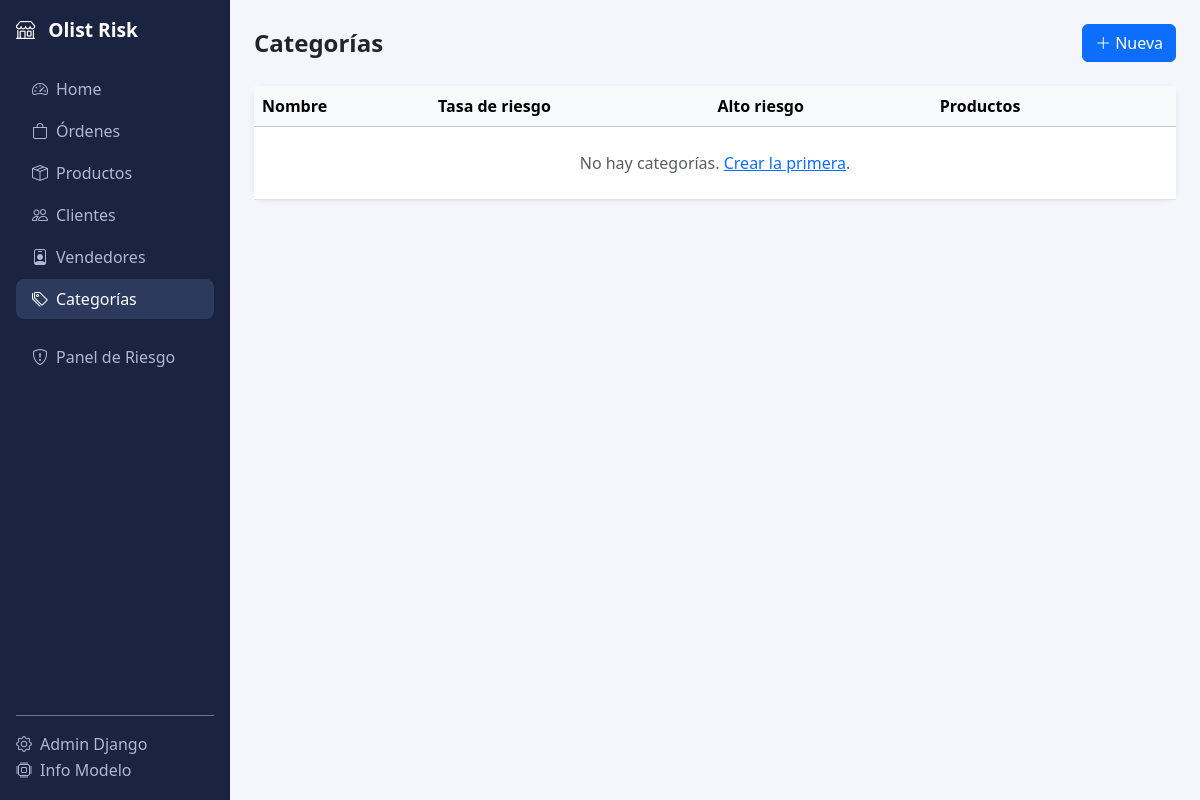
Page /categorias/ on the earlier database version.
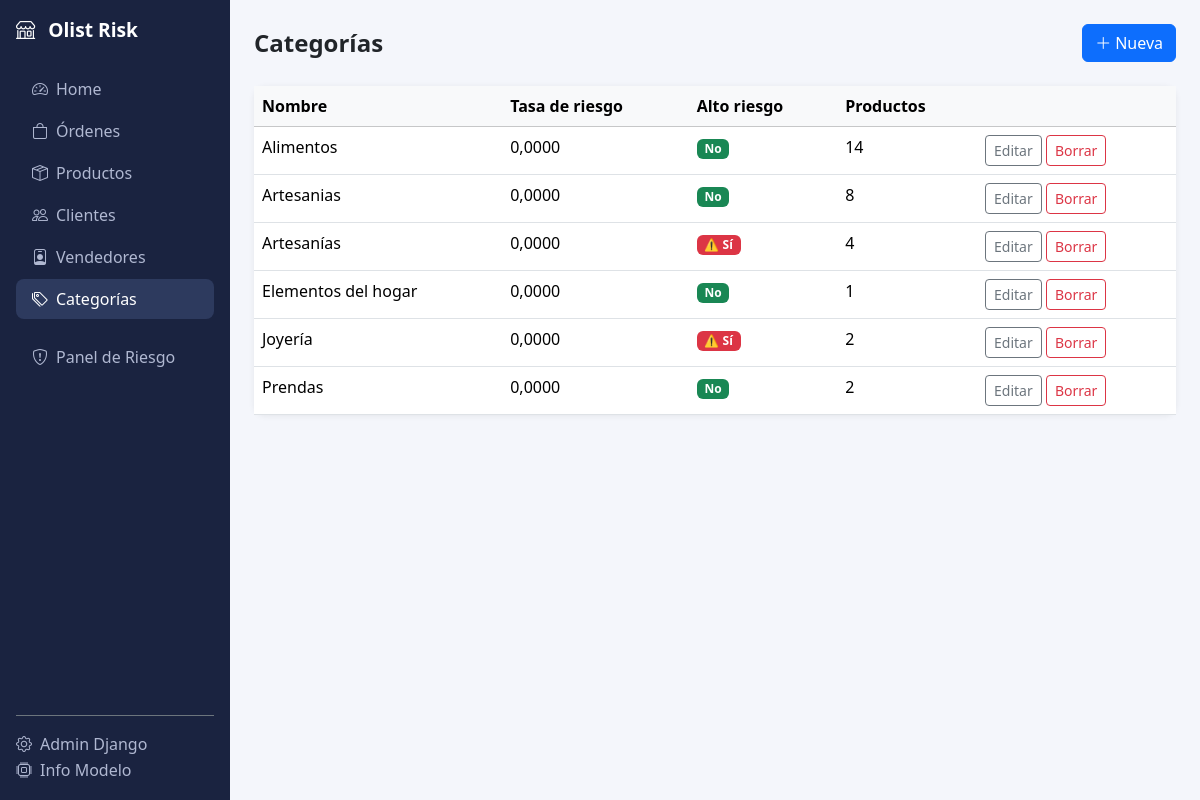
Same page on the later database version.
### marketplace/models.py (models this page shows, shortened)
class Category(models.Model):
    name         = models.CharField(max_length=120, unique=True, verbose_name="Nombre")
    risk_rate    = models.FloatField(default=0.0, help_text="Tasa histórica de riesgo (0-1)")
    is_high_risk = models.BooleanField(default=False)
    updated_at   = models.DateTimeField(auto_now=True)
    class Meta:
        verbose_name        = "Categoría"
        verbose_name_plural = "Categorías"
        ordering            = ["name"]

### marketplace/views.py (the view)
# urls.py: path("categorias/",                   views.category_list,       name="category_list"),
def category_list(request):
    categories = Category.objects.annotate(total_products=Count("products")).order_by("name")
    return render(request, "marketplace/category_list.html", {"categories": categories})

### marketplace/templates/marketplace/category_list.html (shortened to what this page needs)
{% extends "marketplace/base.html" %}
{% block content %}
<div class="d-flex justify-content-between align-items-center mb-4">
  <h4 class="fw-bold mb-0">Categorías</h4>
  <a href="{% url 'marketplace:category_create' %}" class="btn btn-primary">
    <i class="bi bi-plus-lg me-1"></i>Nueva
  </a>
</div>
<div class="card">
  <table class="table table-hover mb-0">
    <thead class="table-light">
      <tr><th>Nombre</th><th>Tasa de riesgo</th><th>Alto riesgo</th><th>Productos</th><th></th></tr>
    </thead>
    <tbody>
      {% for c in categories %}
      <tr>
        <td>{{ c.name }}</td>
        <td>{{ c.risk_rate|floatformat:4 }}</td>
        <td>{% if c.is_high_risk %}<span class="badge bg-danger">⚠️ Sí</span>{% else %}<span class="badge bg-success">No</span>{% endif %}</td>
        <td>{{ c.total_products }}</td>
        <td>
          <a href="{% url 'marketplace:category_edit' c.pk %}" class="btn btn-sm btn-outline-secondary">Editar</a>
          <a href="{% url 'marketplace:category_delete' c.pk %}" class="btn btn-sm btn-outline-danger">Borrar</a>
        </td>
      </tr>
      {% empty %}
      <tr><td colspan="5" class="text-center text-muted py-4">No hay categorías. <a href="{% url 'marketplace:category_create' %}">Crear la primera</a>.</td></tr>
      {% endfor %}
    </tbody>
  </table>
</div>
{% endblock %}

Differences in the rows shown:
added Category: name "Alimentos", risk_rate "0,0000", is_high_risk "No", total_products "14"
added Category: name "Artesanias", risk_rate "0,0000", is_high_risk "No", total_products "8"
added Category: name "Artesanías", risk_rate "0,0000", is_high_risk "⚠️ Sí", total_products "4"
added Category: name "Elementos del hogar", risk_rate "0,0000", is_high_risk "No", total_products "1"
added Category: name "Joyería", risk_rate "0,0000", is_high_risk "⚠️ Sí", total_products "2"
added Category: name "Prendas", risk_rate "0,0000", is_high_risk "No", total_products "2"
Other differences:
text no longer shown: "No hay categorías. Crear la primera ."
